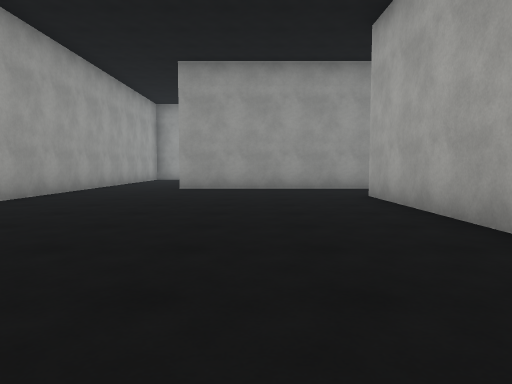
View 1 (above)

24 first-person views from a walk through a 3-D level made in the Unity game engine. The camera is 1.2 m above the floor, tilts 4° down and sees 70° across. The floor is counted in squares, 2 m on a side. Each view is taken from the middle of a square. On the plan, view 1 faces up. The plan holds only what a view shows up to about 10 squares ahead; the rest is blank. The place goes on beyond the plan. The player is left out. Surface patterns are stand-ins for the level's own textures.

View 2
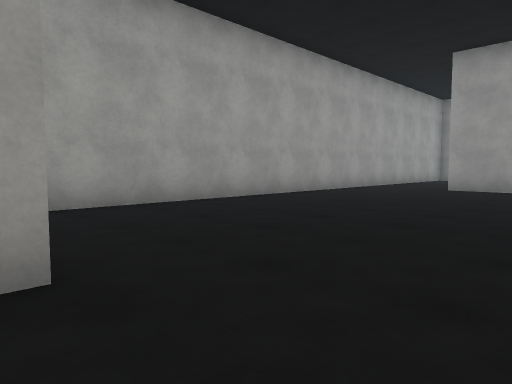

View 3
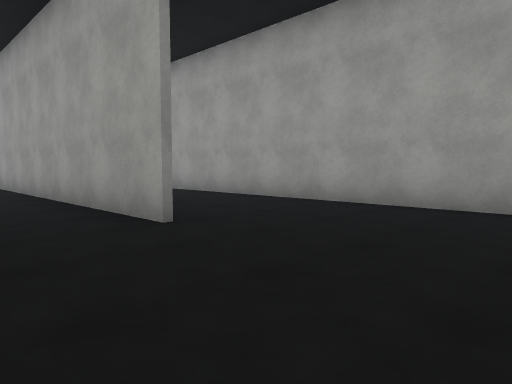

View 4
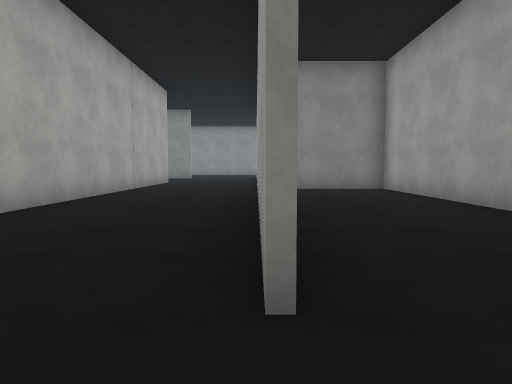

View 5
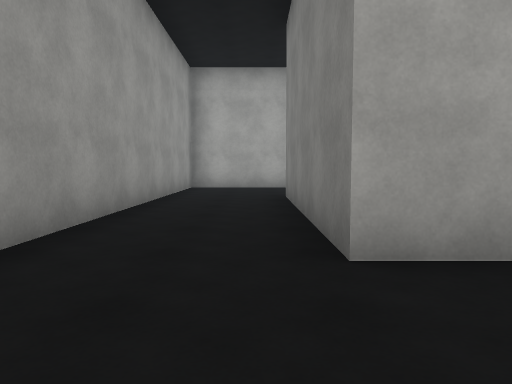

View 6
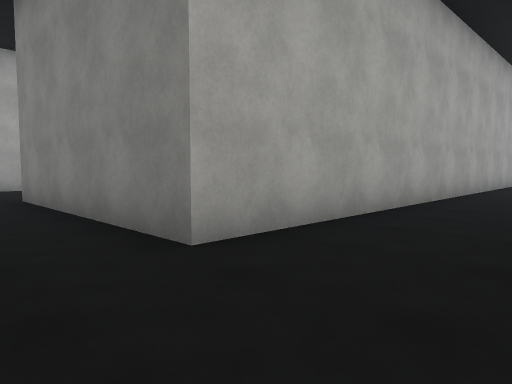

View 7
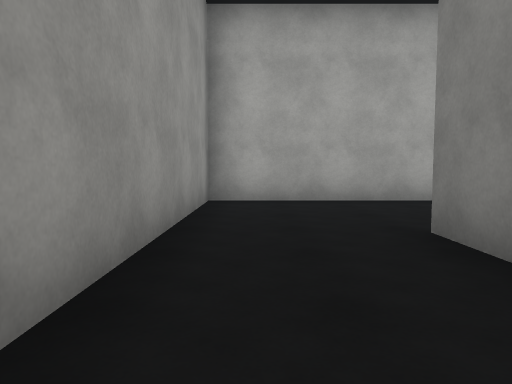

View 8
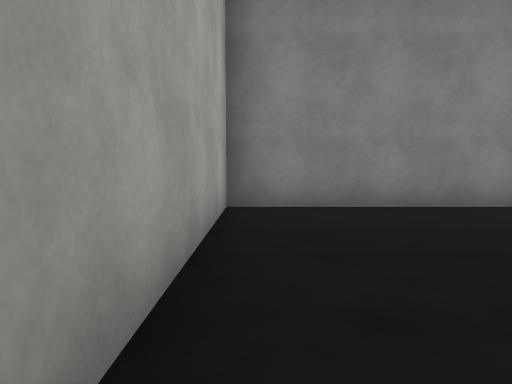

View 9
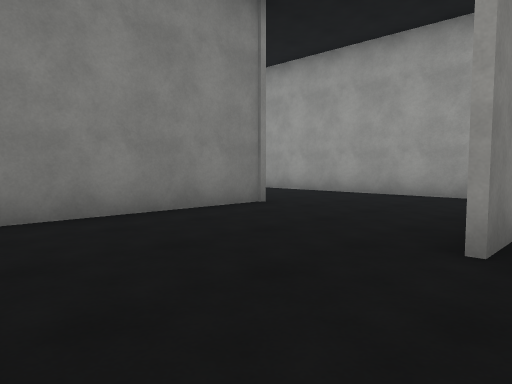

View 10
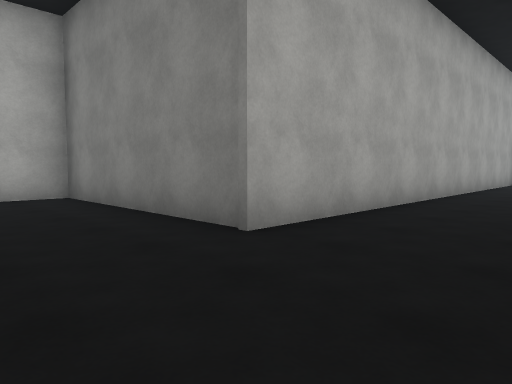

View 11
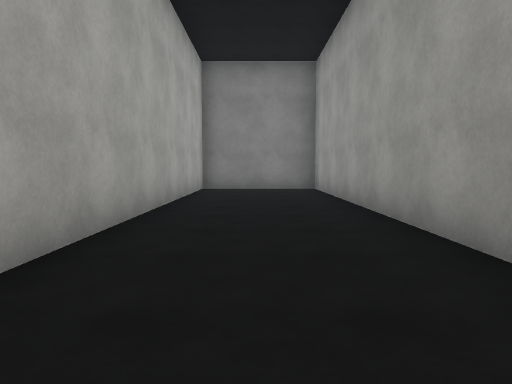

View 12
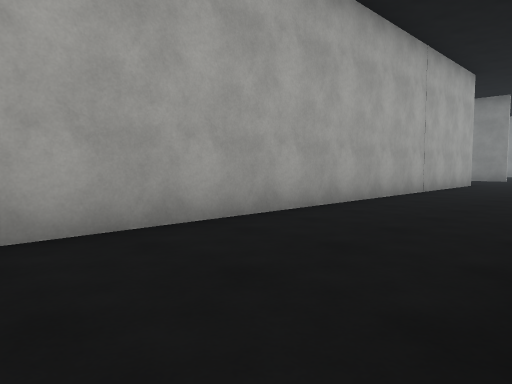

View 13
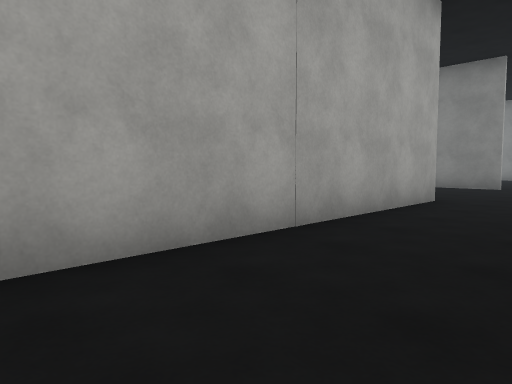

View 14
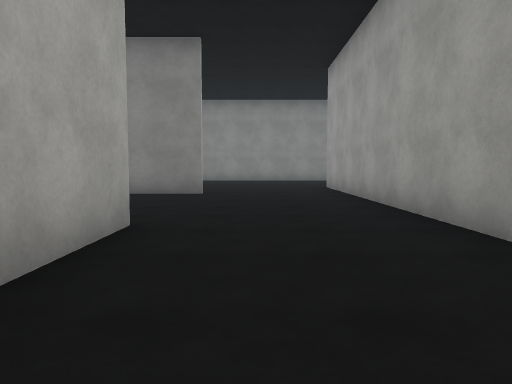

View 15
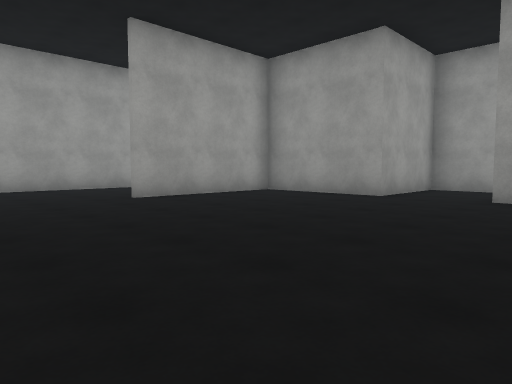

View 16
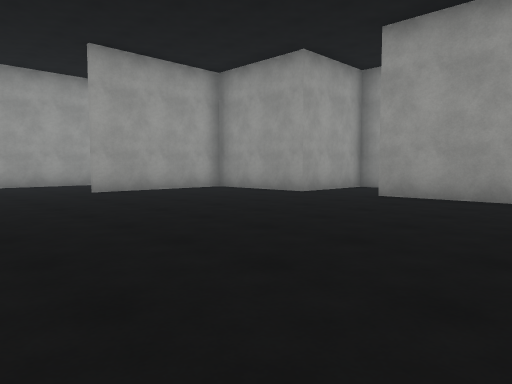

View 17
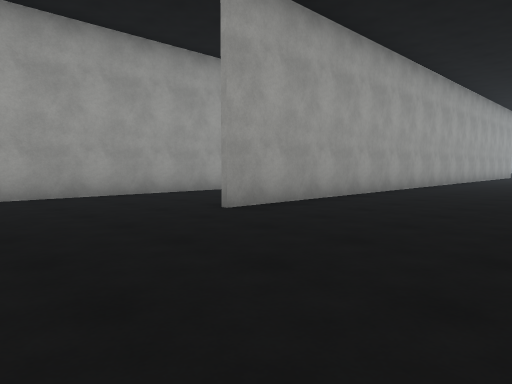

View 18
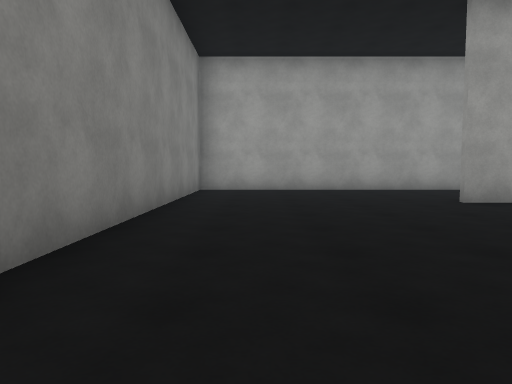

View 19
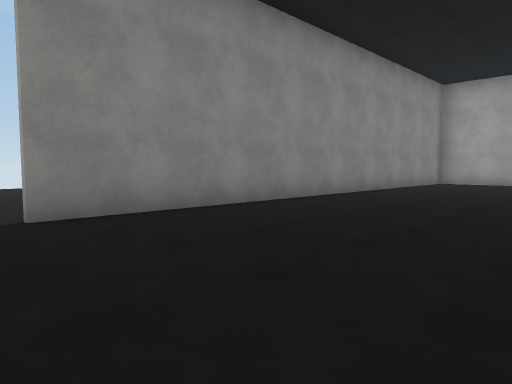

View 20
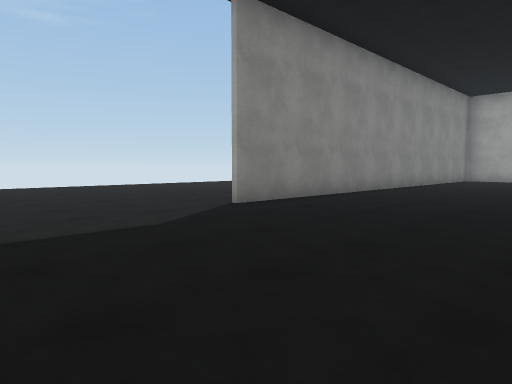

View 21
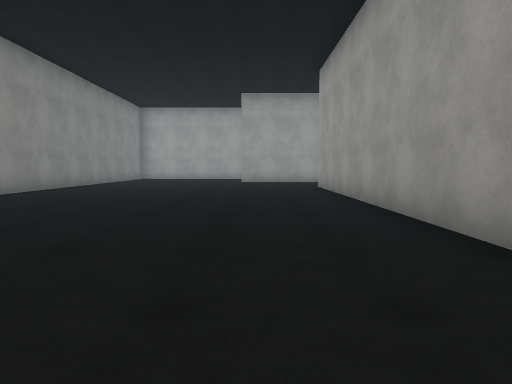

View 22
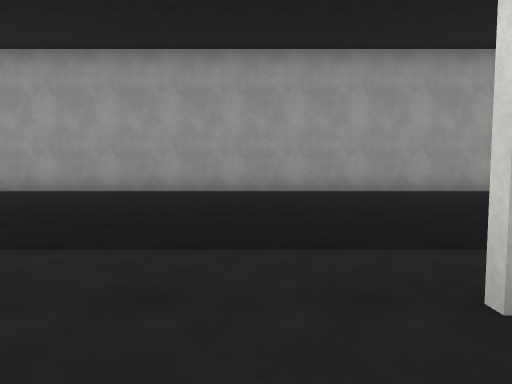

View 23
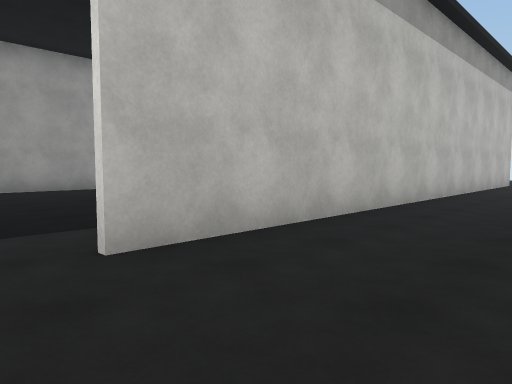

View 24
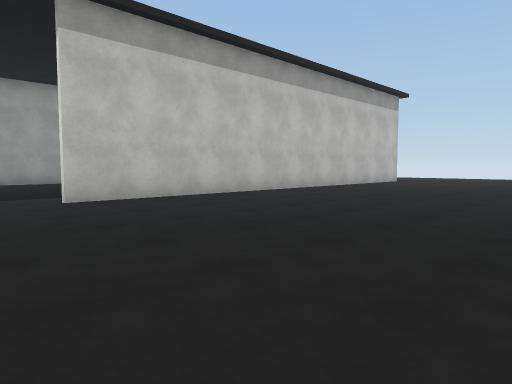

### Floor plan
Ten units are one square. View 1 is at (0, 0); x grows to the right and y downward. Boxes are objects, and circles mark ways between rooms. Rooms are numbered by the first view taken in them; rooms with no view inside come last. Other rooms are left out.
<svg viewBox="-49 -106 269 347">
<path fill="none" stroke="#000" d="M-10 -6 -10 76M74 -36 104 -36 104 -98 -21 -98M-44 -101 -44 78 -20 78M23 118 23 -74 74 -74M24 1 24 81M24 -60 24 -14M22 78 54 78 54 -36 74 -36M21 160 39 160M56 80 24 80M-10 108 -10 186M24 81 24 118M99 80 75 80M-44 158 -44 234 80 234M178 162 30 162M215 236 130 236M70 52 56 52 56 80"/>
<circle cx="65" cy="-55" r="3" fill="#2a7"/>
<circle cx="5" cy="120" r="3" fill="#2a7"/>
<circle cx="70" cy="80" r="3" fill="#2a7"/>
<text x="10" y="-20">1</text>
<text x="40" y="0">2</text>
<text x="50" y="150">3</text>
<text x="70" y="60">4</text>
</svg>
Room 1 opens to room 2. Room 1 opens to room 3. Room 3 opens to room 4.

Where each view was taken, in squares from view 1:
view 1: 0 up, 0 right, facing up
view 2: 0 up, 1 right, facing up-left
view 3: 4 up, 1 right, facing down-left
view 4: 2 up, 1 left, facing down
view 5: 8 up, 0 right, facing right
view 6: 9 up, 0 right, facing down-right
view 7: 9 up, 4 right, facing right
view 8: 9 up, 10 right, facing down
view 9: 8 up, 10 right, facing down-left
view 10: 6 up, 3 right, facing down-right
view 11: 2 up, 4 right, facing down
view 12: 1 up, 1 left, facing down-right
view 13: 5 down, 0 right, facing down-right
view 14: 8 down, 1 right, facing down
view 15: 15 down, 9 right, facing up-left
view 16: 15 down, 11 right, facing up-left
view 17: 22 down, 3 right, facing up-left
view 18: 22 down, 5 right, facing left
view 19: 19 down, 9 right, facing down-left
view 20: 19 down, 12 right, facing down-left
view 21: 18 down, 13 right, facing left
view 22: 25 down, 12 right, facing up
view 23: 26 down, 12 right, facing up-right
view 24: 30 down, 11 right, facing up-right
